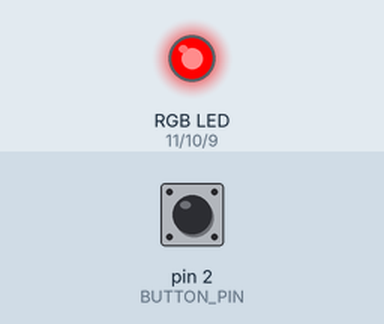
This sketch was run on a simulated Arduino Uno, built with avr-gcc and run on an emulated ATmega328P. Shown: an RGB LED mixed from three pins (HIGH = lit). The test bench sets the inputs (shaded band); at power-on: pin 2 (BUTTON_PIN) LOW.

Above: at 1.4 s.
1.5 s: pin 2 (BUTTON_PIN) pulled HIGH for 1 s
At 3.5 s:
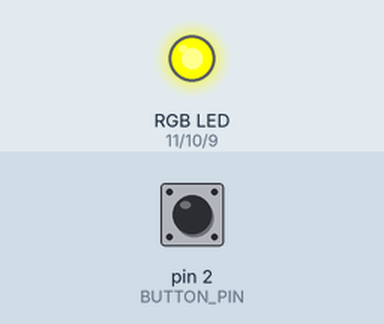
4.1 s: pin 2 (BUTTON_PIN) pulled HIGH for 0.25 s
At 5.3 s:
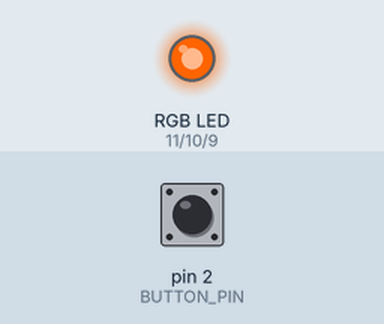
5.9 s: pin 2 (BUTTON_PIN) pulled HIGH for 0.25 s
At 7.0 s:
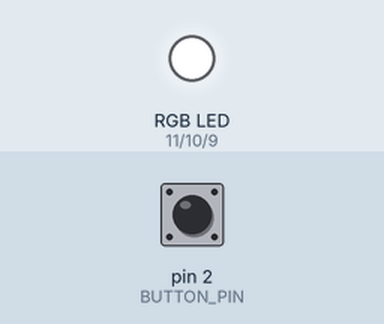
7.7 s: pin 2 (BUTTON_PIN) pulled HIGH for 3.2 s
At 11.3 s:
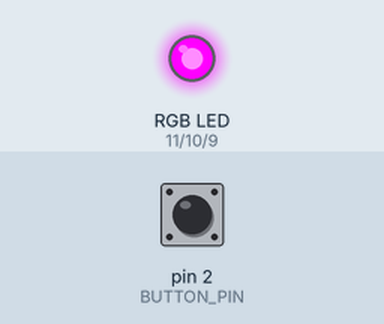
Timing chart, 0 to 12.8 s (numbered marks = the images above; inputs shaded):
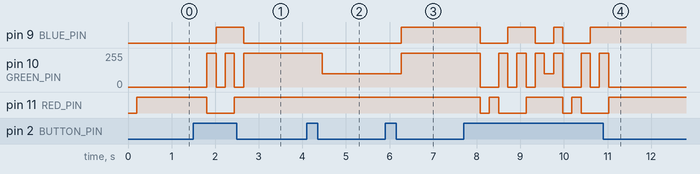

Measured:
- after the input at 1.5 s, pin 9 (BLUE_PIN): LOW → HIGH after 0.52 s, → LOW 0.63 s later; pin 10 (GREEN_PIN): alternates 255/255 for 0.21 s and 0/255 for 0.21 s, 5 changes in all, then stays 255/255, starting after 0.31 s; pin 11 (RED_PIN): HIGH → LOW after 0.31 s, → HIGH 0.63 s later
- after the input at 4.1 s, pin 10 (GREEN_PIN): 255/255 → 100/255 after 0.36 s
- after the input at 5.9 s, pin 9 (BLUE_PIN): LOW → HIGH after 0.37 s; pin 10 (GREEN_PIN): 100/255 → 255/255 after 0.37 s
- after the input at 7.7 s, pin 9 (BLUE_PIN): goes LOW 0.63 s, HIGH 0.63 s, LOW 0.42 s, HIGH 0.21 s, LOW 0.63 s, then HIGH, starting after 0.38 s; pin 10 (GREEN_PIN): 255/255 → 0/255 after 0.38 s, → 255/255 0.42 s later, → 0/255 0.21 s later, → 255/255 0.21 s later, … (13 changes in this stretch)

The sketch:

LightsaberMain.ino
```cpp
/**
   Author: Merel van de Graaf
   Date: 20/1/2021
   Lightsaber
*/

#define RED_PIN 11
#define GREEN_PIN 10
#define BLUE_PIN 9
#define BUTTON_PIN 2

int buttonState = 0;         // variable for reading the pushbutton status
int lightState = 1;          // variable for storing current lightstatus

void setup() {
  // initialize the leds as output
  pinMode(RED_PIN, OUTPUT);
  pinMode(GREEN_PIN, OUTPUT);
  pinMode(BLUE_PIN, OUTPUT);
  // initialize the button as output
  pinMode (BUTTON_PIN, INPUT);
}

void loop() {
  delay(200);
  buttonState = digitalRead(BUTTON_PIN);
  switch (lightState) {
    case 1:
      //change light
      RGB_color(255, 0, 0); // Red
      if (buttonState == HIGH) {
        delay(10);
        if (buttonState == HIGH) {
          lightState++;
        }
      }
      break;
    case 2:
      //change light
      RGB_color(0, 255, 0); // Green
      if (buttonState == HIGH) {
        delay(10);
        if (buttonState == HIGH) {
          lightState++;
        }
      }
      break;
    case 3:
      //change light
      RGB_color(0, 0, 255); // Blue
      if (buttonState == HIGH) {
        delay(10);
        if (buttonState == HIGH) {
          lightState++;
        }
      }
      break;
    case 4:
      //change light
      RGB_color(0, 255, 255); // Cyan
      if (buttonState == HIGH) {
        delay(10);
        if (buttonState == HIGH) {
          lightState++;
        }
      }
      break;
    case 5:
      //change light
      RGB_color(255, 0, 255); // Magenta
      if (buttonState == HIGH) {
        delay(10);
        if (buttonState == HIGH) {
          lightState++;
        }
      }
      break;
    case 6:
      //change light
      RGB_color(255, 255, 0); // Yellow
      if (buttonState == HIGH) {
        delay(10);
        if (buttonState == HIGH) {
          lightState++;
        }
      }
      break;
    case 7:
      //change light
      RGB_color(255, 100, 0); // Orange
      if (buttonState == HIGH) {
        delay(10);
        if (buttonState == HIGH) {
          lightState++;
        }
      }
      break;
    case 8:
      //change light
      RGB_color(255, 255, 255); // White
      if (buttonState == HIGH) {
        delay(10);
        if (buttonState == HIGH) {
          lightState++;
        }
      }
      break;
    default:
      RGB_color(0, 0, 0); // Off
      if (buttonState == HIGH) {
        delay(10);
        if (buttonState == HIGH) {
          lightState = 1;
        }
      }
      break;
  }
}
void RGB_color(int red_light_value, int green_light_value, int blue_light_value)
{
  analogWrite(RED_PIN, red_light_value);
  analogWrite(GREEN_PIN, green_light_value);
  analogWrite(BLUE_PIN, blue_light_value);
}
```
